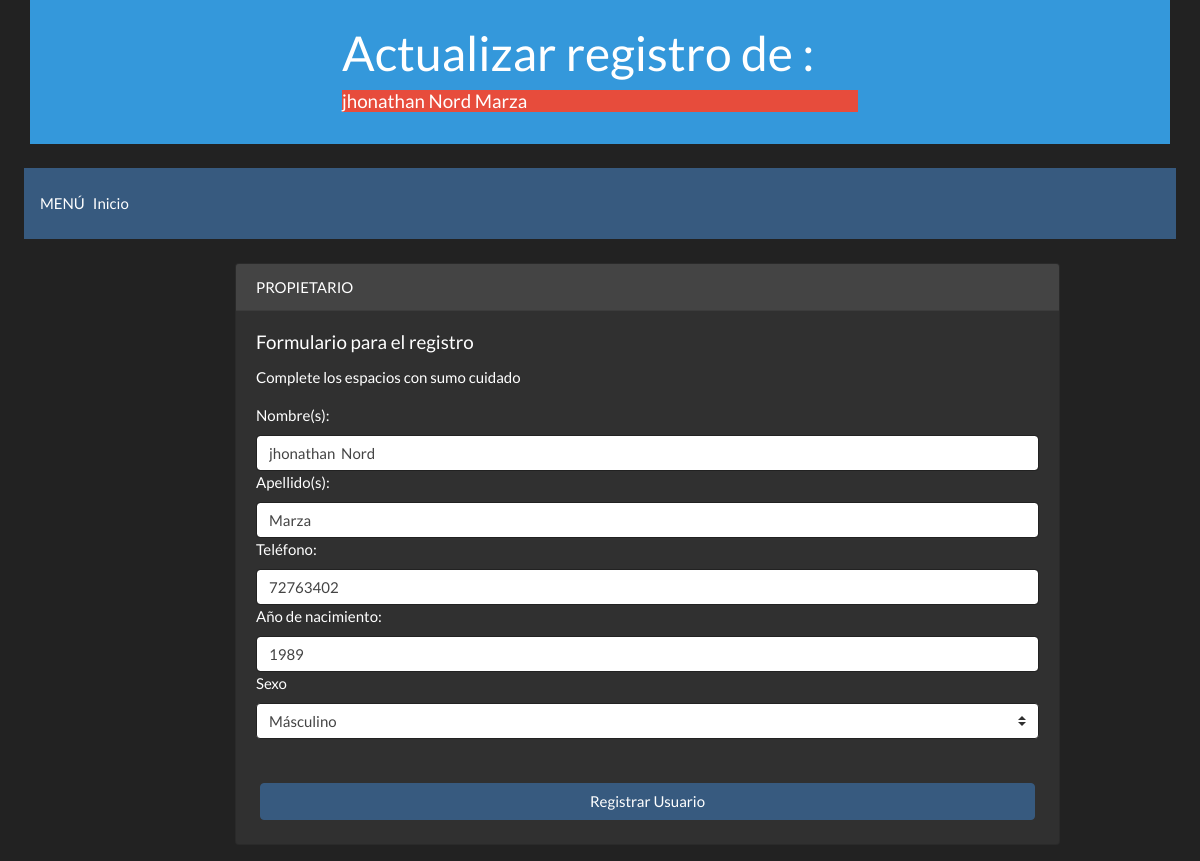
Page /actu/4 on the committed database.
### app.py (models this page shows)
class tbpropietario(db.Model):
    idpropietario = db.Column(db.Integer,primary_key=True)
    nombre = db.Column(db.String(50))
    apellido = db.Column(db.String(50))
    telefono = db.Column(db.Integer)
    anio = db.Column(db.Integer)
    sexo = db.Column(db.String(5))

### app.py (the view)
@app.route('/actu/<idprop>')
def actuaUsua(idprop):
    propie = tbpropietario.query.filter_by(idpropietario = int(idprop)).first()
    db.session.commit()
    return render_template('actualizaru.html',propietario = propie)

### templates/actualizaru.html (shortened to what this page needs)
<!DOCTYPE html>
<html lang="en">
<head>
    <link rel="stylesheet" href="https://stackpath.bootstrapcdn.com/bootswatch/4.3.1/darkly/bootstrap.min.css">
</head>
<body>
        <header class="container">
                <div class="display-4 row justify-content-center p-4 cabecera bg-info">
                    <div class="col-md-6">
                        <h1>Actualizar registro de :</h1>
                        <h5 class="bg-danger">
                            {{propietario.nombre}}
                            {{propietario.apellido}}
                        </h5>
                    </div>
                </div>
        </header>
        <div class="bs-docs-section clearfix">
            <div class="bs-component">
                <nav class="navbar navbar-expand-lg navbar-dark bg-primary m-4">
                        MENÚ
                        <div class="collapse navbar-collapse" id="navbarColor01">
                        <ul class="navbar-nav mr-auto">
                            <li class="nav-item   active  ">
                            <a class="nav-link" href="/"> Inicio <span class="sr-only">(current)</span></a>
                            </li>
                        </ul>
                        </div>
                </nav>
            </div>
        </div>
        <div class="container">
            <form class="form-group" action="/actualizarprop" method="POST">
                <div class="row">
                    <div class="col-auto col-sm-9 col-md-9 offset-md-2">
                        <div class="card">
                            <div class="card-header">
                                PROPIETARIO
                            </div>
                            <div class="card-body">
                                <h5 class="card-title">Formulario para el registro</h5>
                                <p class="card-text">Complete los espacios con sumo cuidado</p>
                                <label for="nomb">Nombre(s): </label>
                                <input id="nomb" class="form-control" type="text" name="nomb" placeholder="Ingrese su nombre ej: 'juans'" value="{{propietario.nombre}}">
                                <label for="ape">Apellido(s): </label>
                                <input id="ape" class="form-control" type="text" name="ape" placeholder="Ingrese su apellido ej: 'Perez'" value="{{propietario.apellido}}">
                                <label for="telf">Teléfono: </label>
                                <input id="telf" class="form-control" type="text" name="telf" placeholder="Ingrese su teléfono ej: '70000000'" value="{{propietario.telefono}}">
                                <label for="anio">Año de nacimiento: </label>
                                <input id="anio" class="form-control" type="text" name="anio" placeholder="Ingrese su año de nacido ej: '1989'" value="{{propietario.anio}}">
                                <label for="sxo">Sexo</label>
                                <select name="sxo" id="sxo" class="custom-select" aria-selected="true">
                                    <option value="{{propietario.sexo}}" selected="">{%if propietario.sexo == 'F'%}Fémenino{%else%}Másculino{%endif%}</option>
                                </select>
                            </div>
                            <button type="submit" class="btn btn-primary m-4">Registrar Usuario</button>
                        </div>
                    </div>
                </div>
            </form>
        </div>
</body>
</html>

### rows in the picture
tbpropietario: nombre "jhonathan Nord", apellido "Marza", nomb "jhonathan Nord", ape "Marza", telf "72763402", anio "1989", sxo "Másculino"
